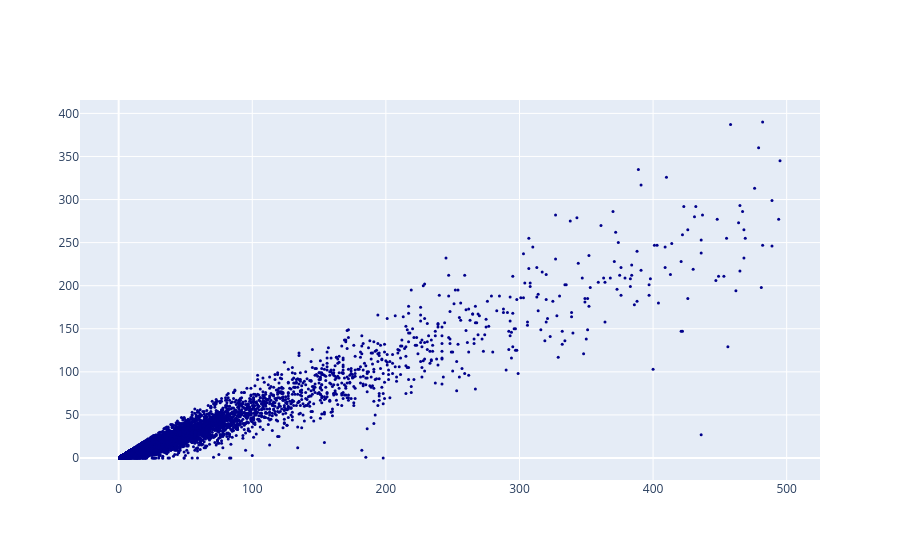

The notebook cell saved with this chart:
### Markdown cell above
## Trace를 추가하는 방식

### Code cell
# 방법1
fig = go.Figure()

fig.add_trace(
    {         # 트레이스 추가
    'type' : 'scatter', # scatter 트레이스
    'mode' : 'markers', # markers 모드
    'x' : df_취업률_500['졸업자수'],
    'y' : df_취업률_500['취업자수'],
    'marker' : { 'size' : 3, 'color' : 'darkblue'} # marker 크기와 색상 설정
    }
)

### Figure 1 — Plotly figure (JSON) as saved in the notebook; plotly's stock layout.template omitted (floating-point values rounded to 4 significant figures; data arrays with more than 128 entries replaced by an {"elided": "..."} marker saying what was removed)
{"data": [{"marker": {"color": "darkblue", "size": 3}, "mode": "markers", "type": "scatter", "x": {"elided": "9136 int values"}, "y": {"elided": "9136 int values"}}], "layout": {}}
